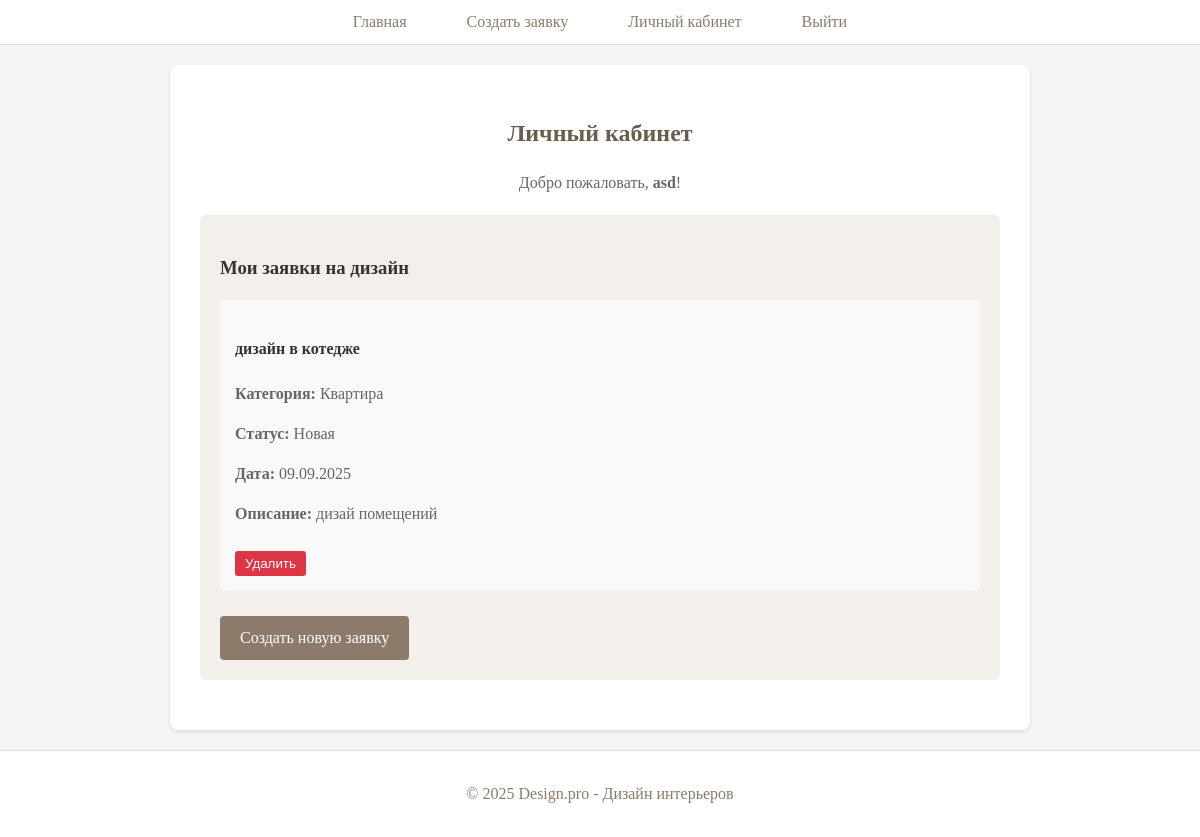
Page /profile/ (signed in) on the earlier database version.
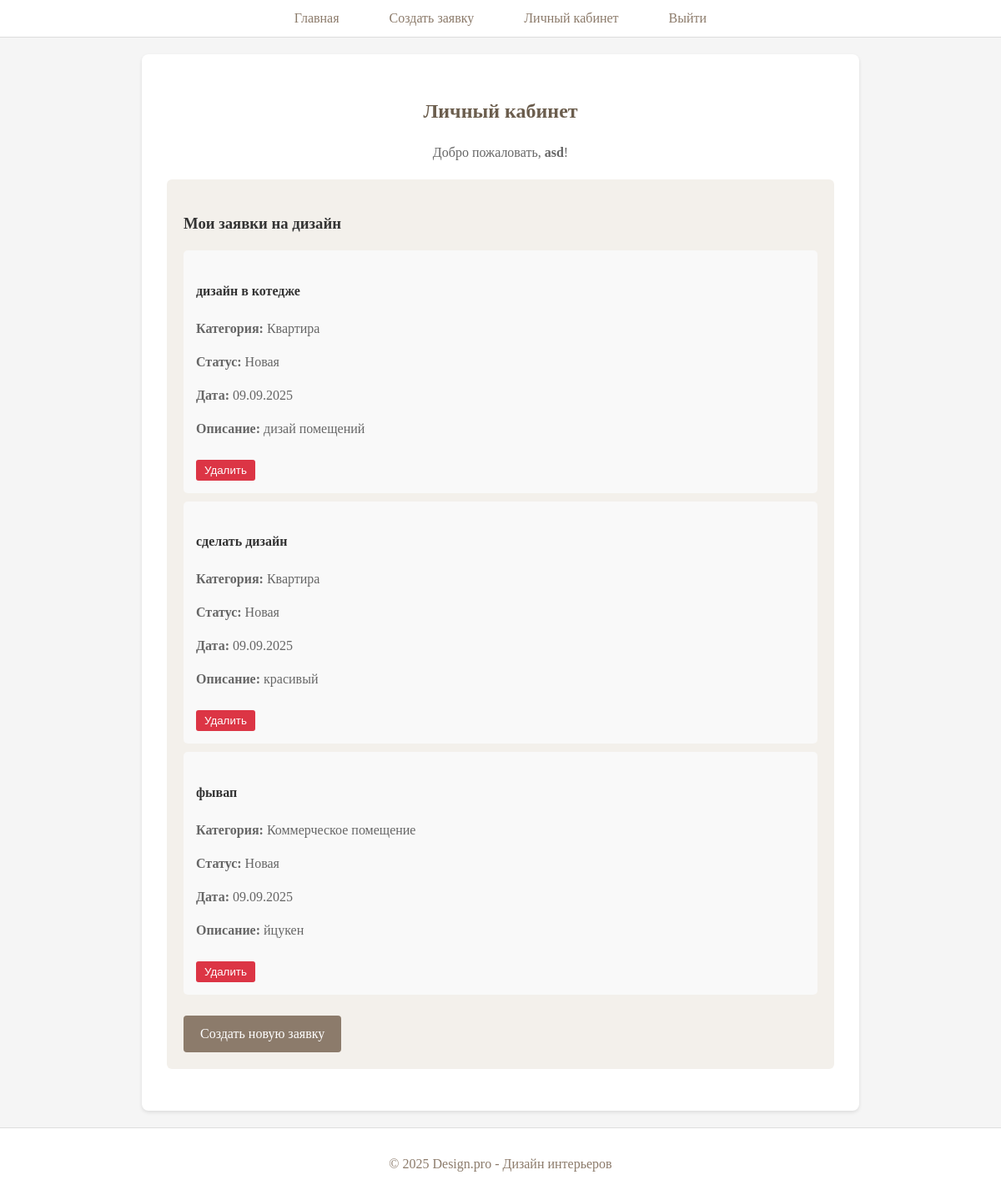
Same page on the later database version.
### main/models.py (models this page shows, shortened)
class Request(models.Model):
    STATUS_CHOICES = [
        ('Новая', 'Новая'),
        ('Принято в работу', 'Принято в работу'),
        ('Выполнено', 'Выполнено'),
    ]
    CATEGORY_CHOICES = [
        ('Квартира', 'Квартира'),
        ('Дом', 'Дом'),
        ('Офис', 'Офис'),
        ('Коммерческое помещение', 'Коммерческое помещение'),
    ]
    user = models.ForeignKey(User, on_delete=models.CASCADE)
    title = models.CharField(max_length=255)
    description = models.TextField()
    category = models.CharField(max_length=50, choices=CATEGORY_CHOICES, default='Квартира')
    image = models.ImageField(upload_to='images/')
    status = models.CharField(max_length=20, choices=STATUS_CHOICES, default='Новая')
    created_at = models.DateTimeField(auto_now_add=True)

### main/views.py (the view)
# urls.py: path('profile/', profile_view, name='profile'),
def profile_view(request):
    if not request.user.is_authenticated:
        return redirect('login')
    user_requests = Request.objects.filter(user=request.user)
    return render(request, 'profile.html', {'requests': user_requests})

### main/templates/profile.html (shortened to what this page needs)
{% extends 'base.html' %}
{% block content %}
<div class="home-content">
    <h2>Личный кабинет</h2>
    <p>Добро пожаловать, <strong>{{ user.username }}</strong>!</p>
    <div class="services-preview">
        <h3>Мои заявки на дизайн</h3>
        {% if requests %}
            {% for req in requests %}
            <div class="request-item">
                <h4>{{ req.title }}</h4>
                <p><strong>Категория:</strong> {{ req.category }}</p>
                <p><strong>Статус:</strong> {{ req.status }}</p>
                <p><strong>Дата:</strong> {{ req.created_at|date:"d.m.Y" }}</p>
                <p><strong>Описание:</strong> {{ req.description|truncatewords:10 }}</p>
                <form method="post" action="{% url 'delete_request' req.id %}">
                    <button type="submit" class="delete-btn">Удалить</button>
                </form>
            </div>
            {% endfor %}
        {% else %}
            <p>У вас пока нет заявок</p>
        {% endif %}
        <a href="{% url 'create_request' %}" class="btn">Создать новую заявку</a>
    </div>
</div>
{% endblock %}

### main/templates/base.html (shortened to what this page needs)
<!DOCTYPE html>
<html lang="ru">
<head>
    {% load static %}
    <link rel="stylesheet" href="{% static 'css/styles.css' %}">
</head>
<body>
    <header>
        <nav>
            <ul>
                <li><a href="{% url 'home' %}">Главная</a></li>
                {% if user.is_authenticated %}
                    <li><a href="{% url 'create_request' %}">Создать заявку</a></li>
                    <li><a href="{% url 'profile' %}">Личный кабинет</a></li>
                    <li><a href="{% url 'logout' %}">Выйти</a></li>
                {% else %}
                    <li><a href="{% url 'register' %}">Регистрация</a></li>
                    <li><a href="{% url 'login' %}">Вход</a></li>
                {% endif %}
            </ul>
        </nav>
    </header>
    <main>
        {% block content %}
        {% endblock %}
    </main>
    <footer>
        <p>&copy; 2025 Design.pro - Дизайн интерьеров</p>
    </footer>
</body>
</html>

### main/static/css/styles.css (style rules this page uses)
html { background: #f5f5f5; min-height: 100vh; }
body { margin: 0; padding: 0; color: #333; line-height: 1.5; }
header { background: white; padding: 10px 0; border-bottom: 1px solid #ddd; }
nav ul { list-style: none; padding: 0; display: flex; justify-content: center; margin: 0; }
nav ul li { margin: 0 15px; }
nav ul li a { color: #8c7b6b; padding: 8px 15px; text-decoration: none; }
main { padding: 20px; min-height: 80vh; }
footer { background: white; color: #8c7b6b; text-align: center; padding: 15px 0; border-top: 1px solid #ddd; }
.home-content { background: white; padding: 30px; border-radius: 8px; box-shadow: 0 2px 4px rgba(0,0,0,0.1); max-width: 800px; margin: 0 auto; text-align: center; }
.home-content h2 { color: #6b5d4d; margin-bottom: 20px; }
.home-content p { margin-bottom: 15px; color: #666; }
.services-preview { background: #f3f0eb; padding: 20px; border-radius: 6px; margin: 20px 0; text-align: left; }
.request-item { background: #f9f9f9; padding: 15px; margin: 10px 0; border-radius: 5px; }
.delete-btn { background: #dc3545; color: white; padding: 5px 10px; border: none; border-radius: 3px; cursor: pointer; margin-top: 10px; }
.btn { display: inline-block; background: #8c7b6b; color: white; padding: 10px 20px; text-decoration: none; border-radius: 4px; margin-top: 15px; }

Differences in the rows shown:
added Request: title "сделать дизайн", category "Квартира", status "Новая", created_at "09.09.2025", description "красивый"
added Request: title "фывап", category "Коммерческое помещение", status "Новая", created_at "09.09.2025", description "йцукен"
